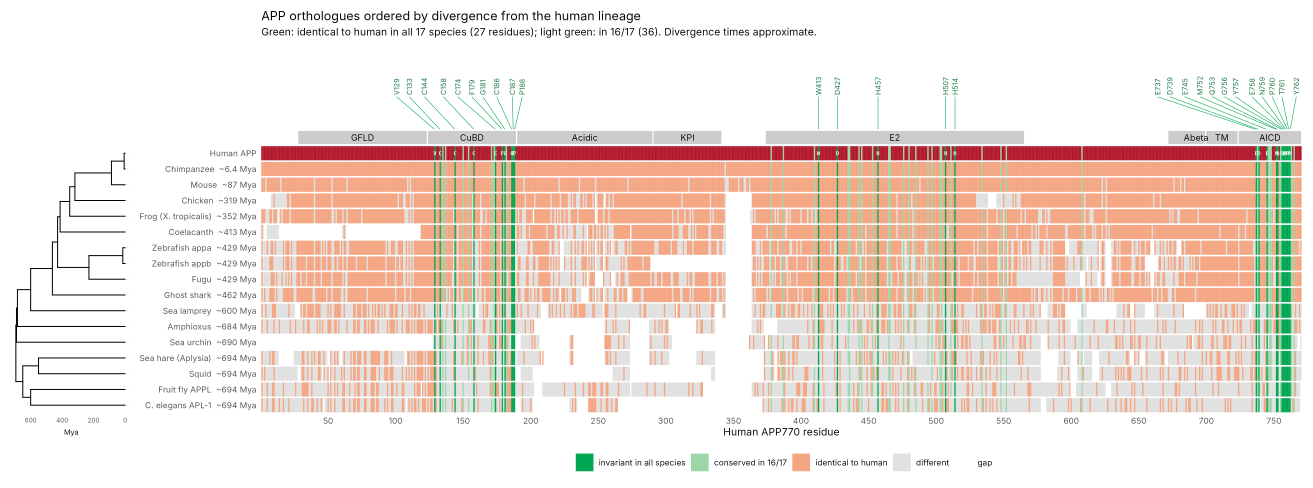
#> input picture figures/fig5_conservation_map.png, 5250 x 1950 px, found by its file name (shown at 1/4 size)
$ python compose.py
#> lines starting #> are read from the running program, lines starting #| are printed output that depends on the picture; after the words box and inside, x2 and y2 are one past the last pixel; in counts of white or black regions, pixels touching at a corner belong together
from PIL import Image, ImageDraw, ImageFont
def dline(d, p0, p1, fill, width, dash=34, gap=20):
    import math
    (x0, y0), (x1, y1) = p0, p1; L = math.hypot(x1 - x0, y1 - y0)
    if L == 0: return
    ux, uy = (x1 - x0) / L, (y1 - y0) / L; t = 0
    while t < L:
        e = min(t + dash, L); d.line([(x0 + ux*t, y0 + uy*t), (x0 + ux*e, y0 + uy*e)], fill=fill, width=width); t += dash + gap
def drect(d, box, fill, width):
    x0, y0, x1, y1 = box
    for a, b in (((x0,y0),(x1,y0)), ((x1,y0),(x1,y1)), ((x1,y1),(x0,y1)), ((x0,y1),(x0,y0))): dline(d, a, b, fill, width)
FULL = Image.open('fig5_conservation_map.png').convert('RGB')
#> FULL is the input picture: PIL image 5250x1950 RGB; mean R, G, B 238.8, 225.4, 217.6
W_MAP = FULL.crop((0, 0, FULL.width, FULL.height - 150))
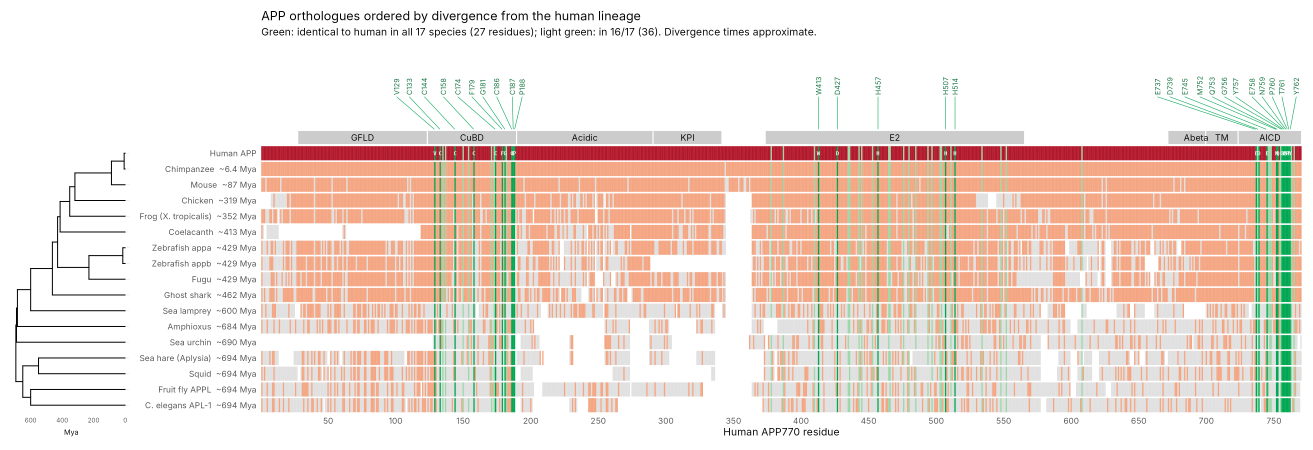
#> W_MAP: PIL image 5250x1800 RGB (shown at 1/4 size); mean R, G, B 237.9, 223.3, 214.9
import numpy as np
_a = np.array(FULL).astype(int)
_red = (abs(_a[:,:,0]-0xB2)<6)&(abs(_a[:,:,1]-0x18)<6)&(abs(_a[:,:,2]-0x2B)<6)
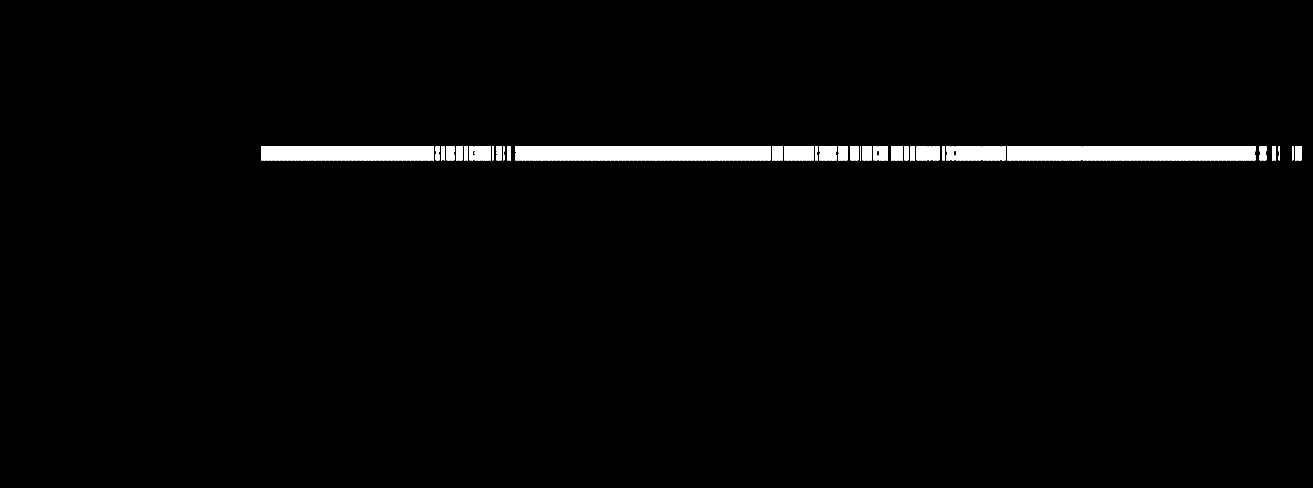
#> _red: shape (1950, 5250) bool (shown at 1/4 size); 1.7% white; 668 white regions, largest, box (x1, y1, x2, y2) and area: (1202, 585, 1212, 641) 560, (1229, 585, 1239, 641) 560, (1256, 585, 1266, 641) 560
_ys, _xs = np.where(_red)
X0, X1 = _xs.min(), _xs.max()                    # human row spans residues 1..770
#> X0 = 1045; X1 = 5205
YT = _ys.min() - 15
#> YT = 570
_col = _a[:, (X0 + X1)//2]; _nw = np.where(_col.sum(1) < 740)[0]; _nw = _nw[_nw > _ys.max()]
YB = _nw[np.where(np.diff(_nw) > 30)[0][0]] + 5 if (np.diff(_nw) > 30).any() else _nw.max()
#> YB = 1653
px = lambda pos: X0 + (pos - 0.5) * (X1 - X0) / 770

panels = [('zoomB_CCP.png', 146, 'A'), ('zoomF_GYENPTY.png', 728, 'B')]
cols = ['#6A3D9A', '#1F78B4']

S = 0.9                                     # scale zoom panels (3900x2040 -> ~2418x1265)
_w, _h = Image.open('zoomB_CCP.png').size
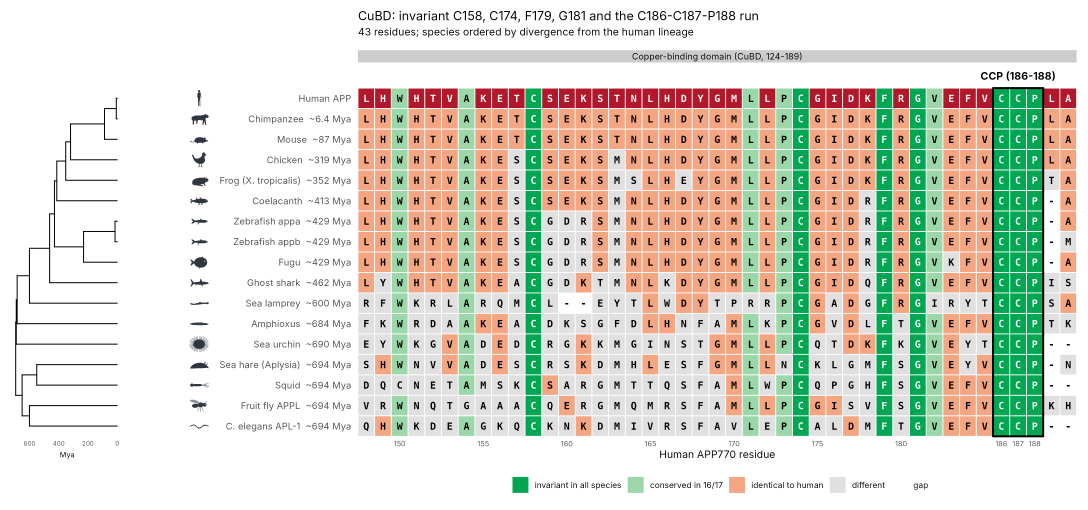
#> input picture figures/zoomB_CCP.png, 4350 x 2040 px, found by its file name (shown at 1/4 size)
pw, ph = int(_w * S), int(_h * S)
#> pw = 3915; ph = 1836
sizes = {f: Image.open(f).size for f, _, _ in panels}
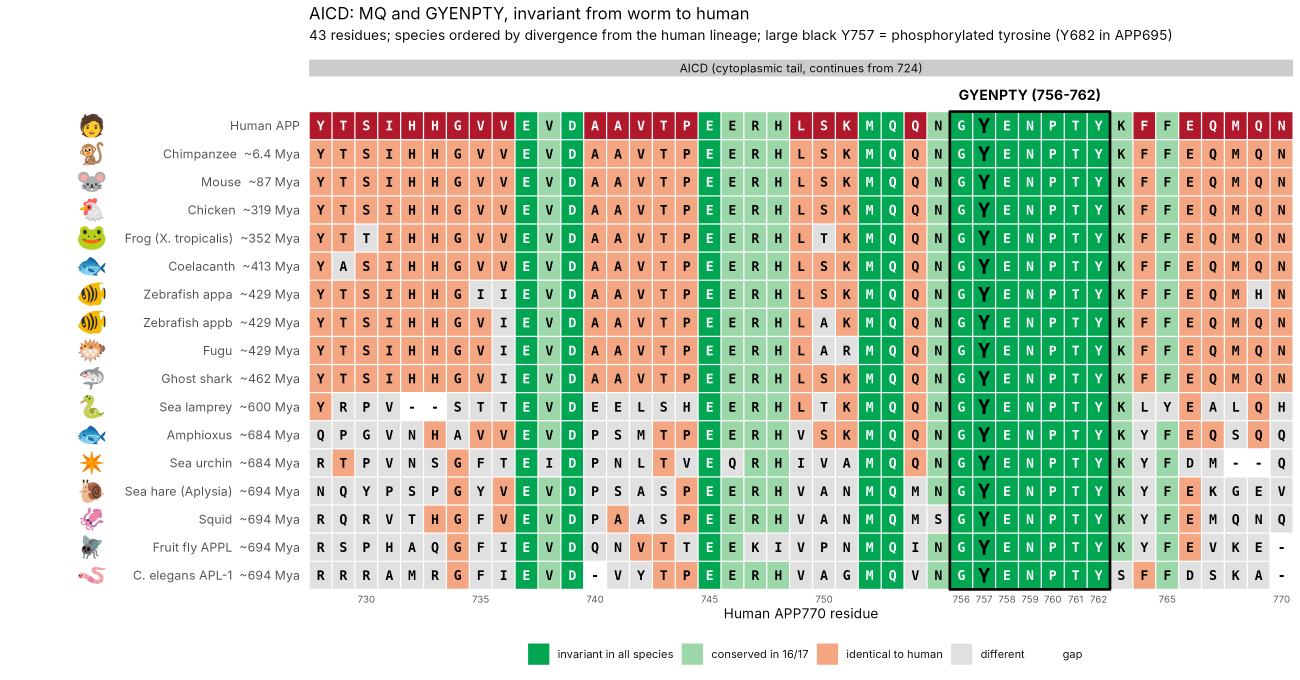
#> input picture figures/zoomF_GYENPTY.png, 3900 x 2040 px, found by its file name (shown at 1/3 size)
#> sizes = {'zoomB_CCP.png': (4350, 2040), 'zoomF_GYENPTY.png': (3900, 2040)}
gx, gap_y = 150, 420
pw2 = int(sizes['zoomF_GYENPTY.png'][0] * S)
#> pw2 = 3510
W = pw + pw2 + 3 * gx
#> W = 7875
mapW = W - 2 * gx; ms = mapW / W_MAP.width
#> after `mapW = W - 2 * gx`: mapW = 7575
#> after `ms = mapW / W_MAP.width`: ms = 1.44
mapH = int(W_MAP.height * ms)
#> mapH = 2597
top = 40
row1 = top + mapH + gap_y
#> row1 = 3057
H = row1 + ph + 60
#> H = 4953
C = Image.new('RGB', (W, H), 'white'); d = ImageDraw.Draw(C)
#> after `C = Image.new('RGB', (W, H), 'white')`: C: PIL image 7875x4953 RGB; every value is 255
C.paste(W_MAP.resize((mapW, mapH), Image.LANCZOS), (gx, top))
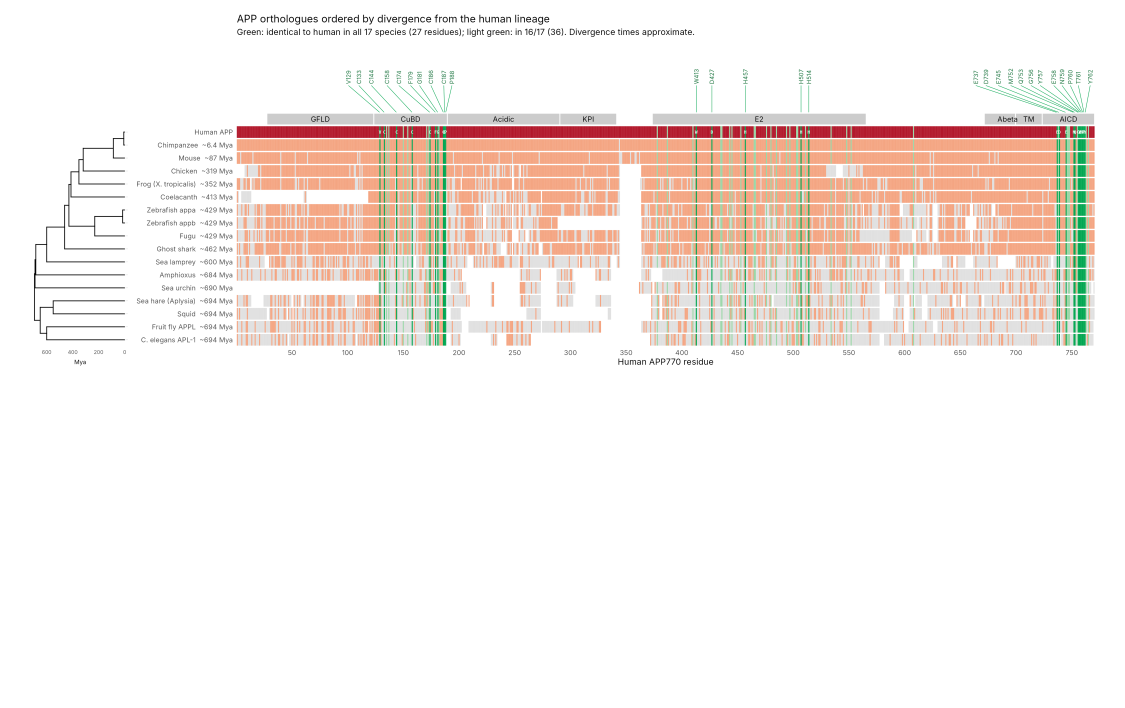
#> C: PIL image 7875x4953 RGB (shown at 1/7 size); mean R, G, B 246.4, 239, 234.7
M = lambda x, y: (gx + x * ms, top + y * ms)

#> (the run stopped early here; a loop or call above may not have finished)
